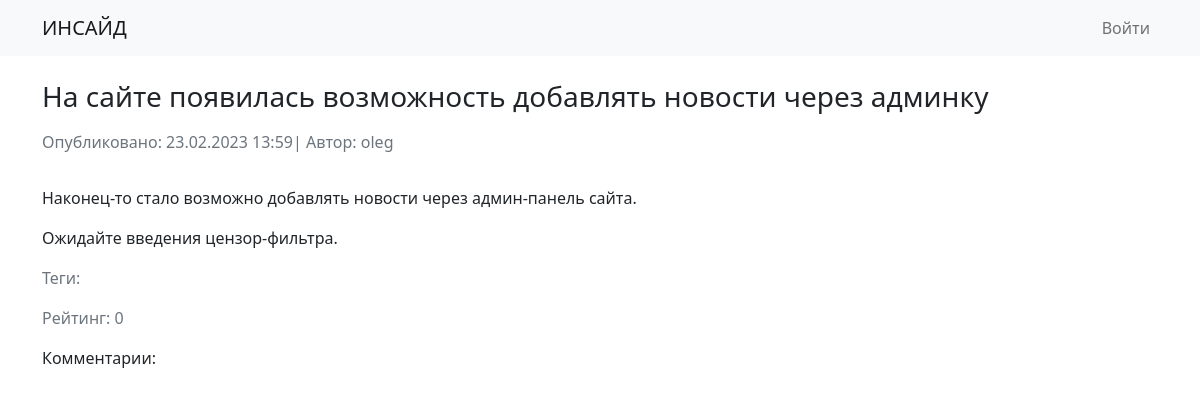
Before: /news/4 with the older database file.
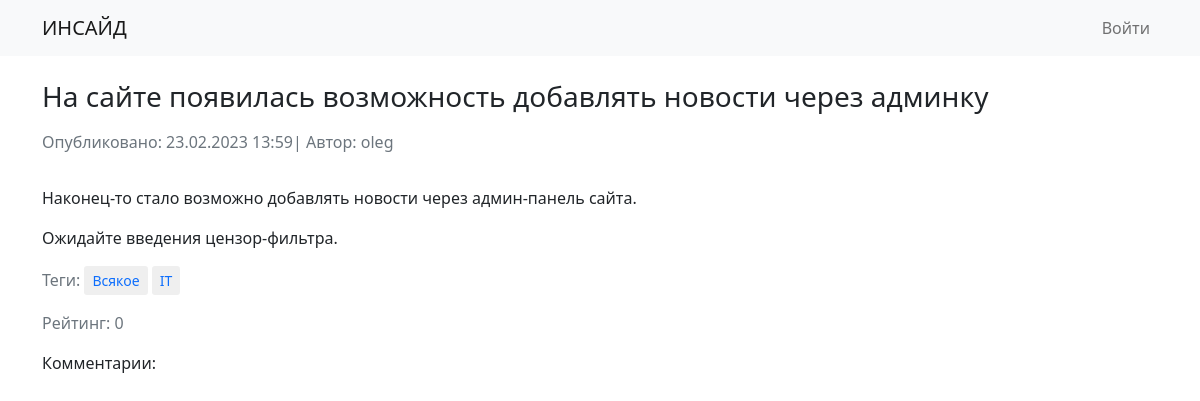
After: the same page with the newer database file.
### news/models.py (models this page shows)
class Category(models.Model):
    name = models.CharField(max_length=50, unique=True, verbose_name='Название категории')
    subscribers = models.ManyToManyField(User, blank=True, null=True, related_name='categories')
    class Meta:
        verbose_name = 'Категория'
        verbose_name_plural = 'Категории'
    def __str__(self):
        return self.name

### news/views.py (the view)
# urls.py: path('<int:pk>', NewsDetail.as_view(), name='news-detail'),
class NewsDetail(DetailView):
    model = Post
    template_name = 'post.html'
    context_object_name = 'post'

### news/censor.py (called while the page is built)
def censor_list():
    cens_list = []
    for i in _list:
        cens_list.append(i[1])
    return cens_list

### news/models.py (called while the page is built)
    def __str__(self):
        return self.user.username

### news/templatetags/custom_filters.py (called while the page is built)
@register.filter()
def censor(text):
    for word in text.split():
        if word in censor_list():
            text = text.replace(word, f'{word[0]}{"*"*(len(word)-1)}')
    return text

### templates/post.html (shortened to what this page needs)
{% extends 'flatpages/default.html' %}
{% load custom_filters %}
{% block content %}
    <br>
        <h3>{{ post.headline|censor|linebreaks }}</h3>
    <div class="d-flex justify-content-start align-items-center">
        <p class="text-secondary">Опубликовано: {{ post.pub_date|date:"d.m.Y" }} {{ post.pub_date|time:"H:i" }}<p>
        <p class="text-secondary"> | Автор: {{ post.author }}</p>
    </div>
    <p class="text-start">{{ post.body_text|censor|linebreaks }}<p>
    <p class="text-secondary text-start">Теги:
        {% for category in post.category.all %}
            <button class="btn-sm border-0">
                <a class="text-decoration-none" href="{% url 'category-list' pk=category.id %}">{{ category }}</a>
            </button>
        {% endfor %}
    </p>
    <p class="text-secondary">Рейтинг: {{ post.rating }}</p>
    <p>Комментарии:</p>
{% endblock content %}

Changed rows visible on the page:
added Category: name "Всякое"
now on this page (row unchanged): Category: name "IT"
